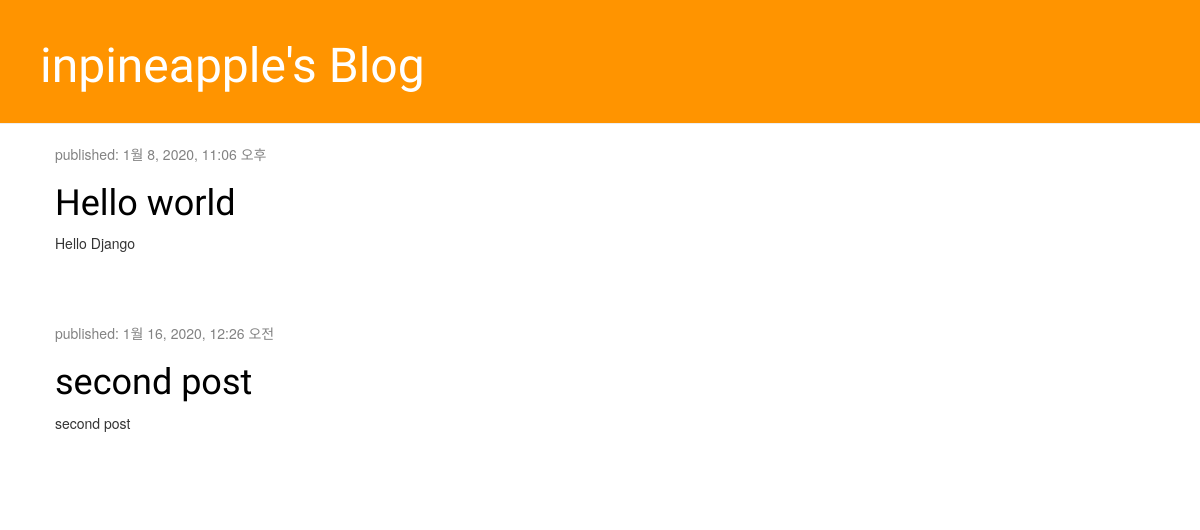
Before: / with the older database file.
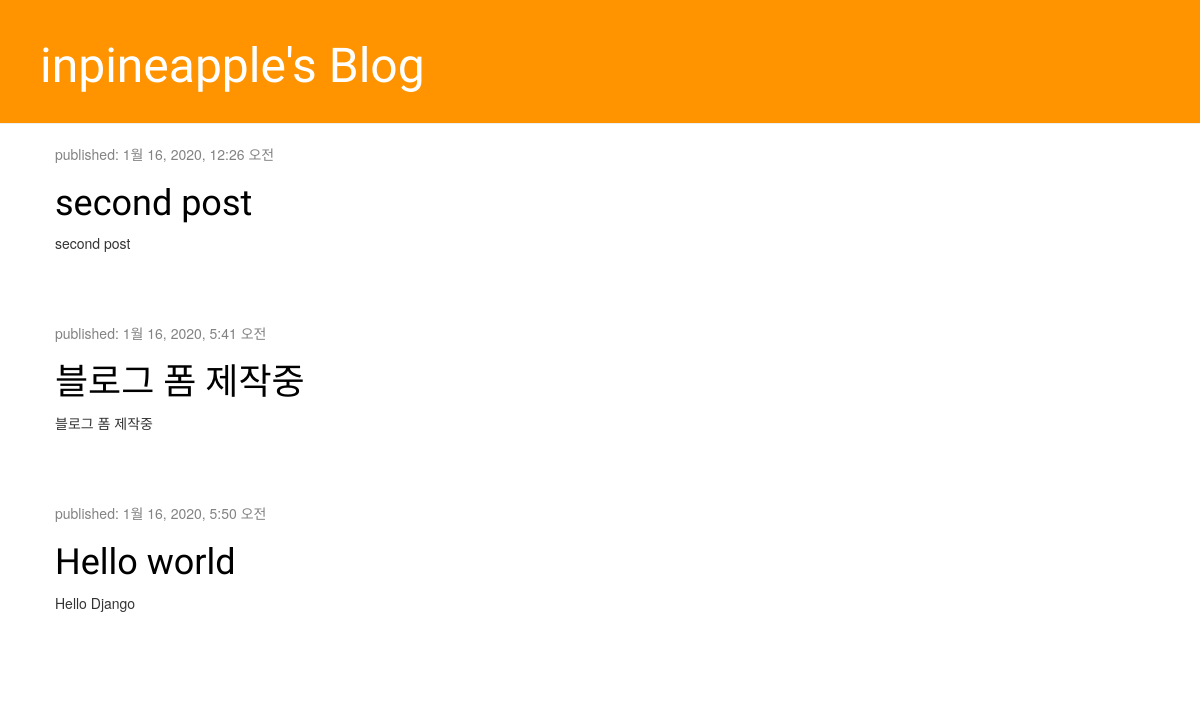
After: the same page with the newer database file.
### blog/models.py (models this page shows, shortened)
class Post(models.Model):
    author= models.ForeignKey(settings.AUTH_USER_MODEL, on_delete=models.CASCADE)
    title = models.CharField(max_length=200)
    text= models.TextField()
    create_date=models.DateTimeField(
    default=timezone.now
    )
    published_date=models.DateTimeField(
    blank=True, null=True
    )

### blog/views.py (the view)
# urls.py: path('',views.post_list,name='post_list'),
def post_list(request):
    posts=Post.objects.filter(published_date__lte=timezone.now()).order_by('published_date')
    return render(request,'blog/post_list.html',{'posts':posts})

### blog/templates/blog/post_list.html
{% extends 'blog/base.html' %}
{% block content %}
          {% for post in posts%}
          <div class="post">
            <div class="date">
              <p>published: {{post.published_date}}</p>
            </div>
            <h1><a href="{% url 'post_detail' pk=post.pk %}">{{post.title}}</a></h1>
            <p>{{post.text|linebreaksbr}}</p>
          </div>
          {% endfor %}
{% endblock %}

Changed rows visible on the page:
shown differently, row unchanged: Post "second post": moves up the list
added Post: published_date "1월 16, 2020, 5:41 오전", title "블로그 폼 제작중", text "블로그 폼 제작중"
changed Post "Hello world": published_date "1월 8, 2020, 11:06 오후" → "1월 16, 2020, 5:50 오전"
